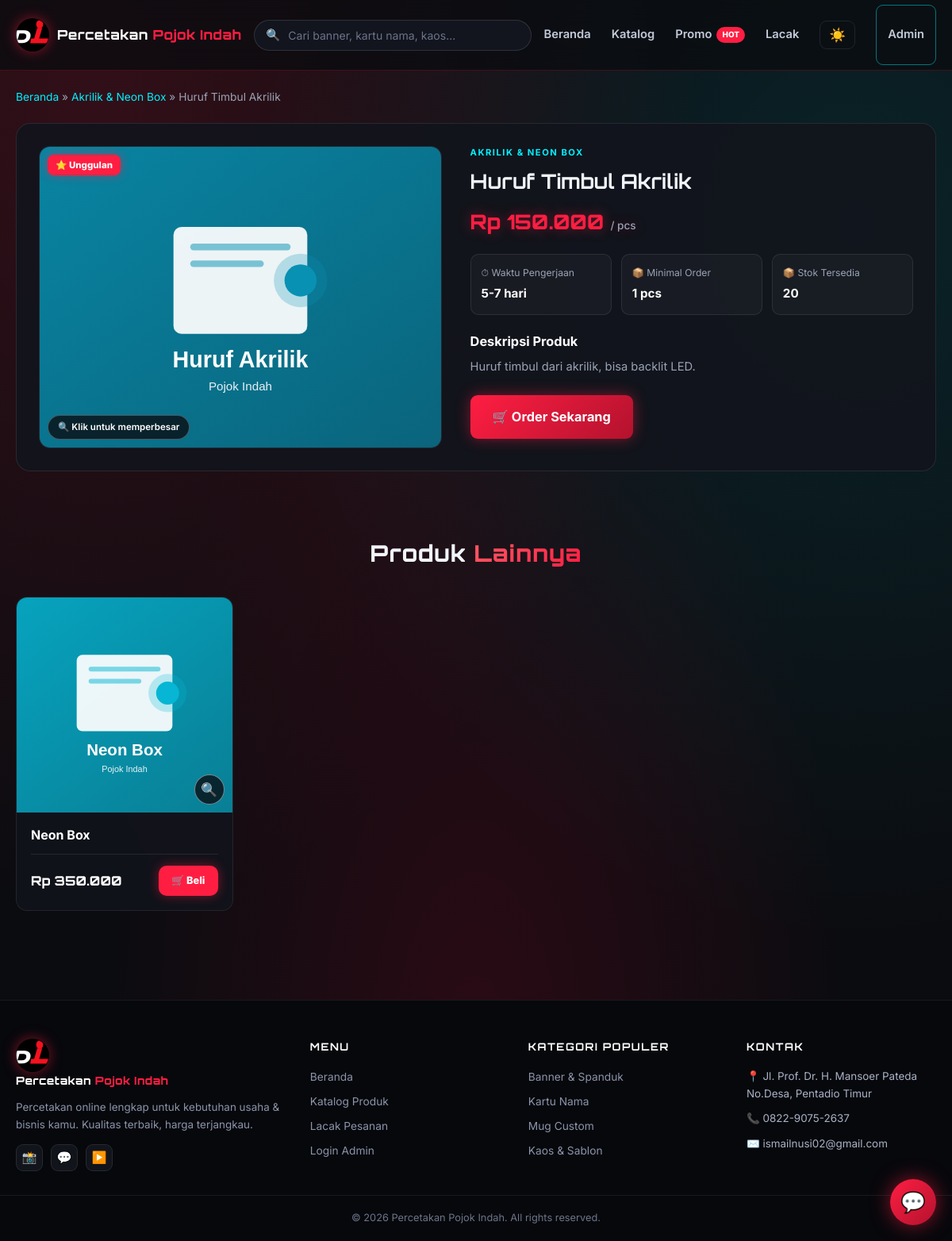
Page /product.php?id=25 on the committed database.
### tables this page shows
CREATE TABLE IF NOT EXISTS produk (
    id INT AUTO_INCREMENT PRIMARY KEY,
    id_kategori INT NOT NULL,
    nama_produk VARCHAR(200) NOT NULL,
    deskripsi TEXT,
    harga DECIMAL(12,0) NOT NULL DEFAULT 0,
    satuan VARCHAR(50) DEFAULT 'pcs',
    stok INT DEFAULT 0,
    minimal_order INT DEFAULT 1,
    waktu_pengerjaan VARCHAR(100) DEFAULT '1-2 hari',
    gambar VARCHAR(500) DEFAULT 'default.png',
    is_unggulan TINYINT(1) DEFAULT 0,
    is_aktif TINYINT(1) DEFAULT 1,
    created_at TIMESTAMP DEFAULT CURRENT_TIMESTAMP,
    FOREIGN KEY (id_kategori) REFERENCES kategori(id) ON DELETE CASCADE
);

CREATE TABLE IF NOT EXISTS kategori (
    id INT AUTO_INCREMENT PRIMARY KEY,
    nama_kategori VARCHAR(100) NOT NULL UNIQUE,
    icon VARCHAR(20) DEFAULT '📦',
    created_at TIMESTAMP DEFAULT CURRENT_TIMESTAMP
);

### config.php (called while the page is built, shortened)
<?php
function db_connect() {
    $conn = new mysqli(DB_HOST, DB_USER, DB_PASS);
    $conn->set_charset('utf8mb4');
    $conn->query("CREATE DATABASE IF NOT EXISTS `" . DB_NAME . "` CHARACTER SET utf8mb4 COLLATE utf8mb4_unicode_ci");
    return $conn;
}
$conn = db_connect();
function rupiah($angka) {
    return 'Rp ' . number_format((float)$angka, 0, ',', '.');
}
function teks_db($s) {
    $s = (string)$s;
    if (strpos($s, '\\') === false) {
        return $s;
    }
    return $s;
}
function q($sql) {
    global $conn;
    $res = $conn->query($sql);
    return $res;
}
function q_row($sql) {
    $res = q($sql);
    if ($res && $res->num_rows > 0) {
        return $res->fetch_assoc();
    }
    return null;
}
$conn->query("CREATE TABLE IF NOT EXISTS pengaturan (
    kunci VARCHAR(50) NOT NULL PRIMARY KEY,
    nilai TEXT
) ENGINE=InnoDB");
$conn->query("INSERT IGNORE INTO pengaturan (kunci, nilai) VALUES ('tema', 'gelap')");
$conn->query("INSERT IGNORE INTO pengaturan (kunci, nilai) VALUES ('app_url', '')");
$conn->query("INSERT IGNORE INTO pengaturan (kunci, nilai) VALUES ('recovery_q', '')");
$conn->query("INSERT IGNORE INTO pengaturan (kunci, nilai) VALUES ('recovery_a', '')");
function get_setting($kunci, $default = '') {
    global $conn;
    $k = $conn->real_escape_string((string)$kunci);
    $res = $conn->query("SELECT nilai FROM pengaturan WHERE kunci = '$k' LIMIT 1");
    if ($res && $res->num_rows > 0) {
        $row = $res->fetch_assoc();
        return $row['nilai'];
    }
    return $default;
}
$APP_TEMA = get_setting('tema', 'gelap');
function get_gallery($id_produk) {
    $id = (int)$id_produk;
    $res = q("SELECT * FROM produk_gambar WHERE id_produk = $id ORDER BY urutan ASC, id ASC");
    $out = array();
    return $out;
}
?>

### funcs/gambar.php (called while the page is built, shortened)
<?php
function get_gambar_list($produk) {
    $out = array();
    if (!empty($produk['id'])) {
        foreach (get_gallery((int)$produk['id']) as $g) {
            $out[] = $g['url'];
        }
    }
    if (empty($out)) {
        $out[] = get_gambar_src($produk);
    }
    return array_values(array_unique($out));
}
function get_gambar_src($produk) {
    if (!empty($produk['gambar'])) {
        $g = basename((string)$produk['gambar']);
    }
    $ket = strtolower((string)($produk['nama_produk'] ?? ''));
    $maps = array(
        'x-banner'   => 'x_banner.svg',
        'roll'       => 'roll_banner.svg',
        'backdrop'   => 'banner.svg',
        'kartu nama' => 'kartu_nama.svg',
        'brosur'     => 'brosur.svg',
        'flyer'      => 'flyer.svg',
        'leaflet'    => 'flyer.svg',
        'stiker'     => 'stiker.svg',
        'kaos'       => 'kaos.svg',
        'sablon'     => 'kaos.svg',
        'mug'        => 'mug.svg',
        'kalender'   => 'kalender.svg',
        'spanduk'    => 'spanduk.svg',
        'totebag'    => 'totebag.svg',
        'tote bag'   => 'totebag.svg',
        'pin'        => 'pin.svg',
        'lencana'    => 'pin.svg',
        'neon'       => 'neonbox.svg',
        'huruf'      => 'huruf.svg',
        'akrilik'    => 'huruf.svg',
        'banner'     => 'banner.svg',
    );
    foreach ($maps as $kata => $file) {
        if ($kata !== '' && strpos($ket, $kata) !== false) {
            return 'assets/img/' . $file;
        }
    }
    return 'assets/img/default.png';
}

### product.php (the view, shortened to what this page needs)
<?php
include 'config.php';
require 'funcs/gambar.php';
$id = intval($_GET['id']);
$p = q_row("SELECT p.*, k.nama_kategori, k.icon FROM produk p JOIN kategori k ON p.id_kategori = k.id WHERE p.id = $id AND p.is_aktif = 1");
$kat_id = (int)$p['id_kategori'];
$produk_lain = q("SELECT * FROM produk WHERE id_kategori = $kat_id AND id != $id AND is_aktif = 1 ORDER BY id DESC LIMIT 4");
$glist = get_gambar_list($p);
?>
<!DOCTYPE html>
<html lang="id">
<head>
    <link rel="stylesheet" href="assets/css/style.css?v=<?= filemtime('assets/css/style.css') ?>">
</head>
<body class="<?= $APP_TEMA === 'terang' ? 'terang' : '' ?>">
<header class="site-header">
    <div class="container header-inner">
        <a href="index.php" class="logo">
            <img src="assets/img/logo.svg" alt="Percetakan Pojok Indah" class="logo-img">
            <span class="logo-text">Percetakan <span>Pojok Indah</span></span>
        </a>
        <form method="get" action="index.php" class="header-search">
            <span class="search-icon">🔍</span>
            <input type="text" name="c" placeholder="Cari banner, kartu nama, kaos...">
        </form>
        <nav class="main-nav">
            <a href="index.php">Beranda</a>
            <a href="index.php#katalog">Katalog</a>
            <a href="index.php#promo">Promo<span class="nav-badge-hot">HOT</span></a>
            <a href="track.php">Lacak</a>
            <button type="button" class="theme-toggle theme-icon-only" onclick="toggleTema()" title="Ganti mode gelap / terang"><?= $APP_TEMA === 'terang' ? '🌙' : '☀️' ?></button>
            <a href="admin/" class="btn btn-outline btn-sm">Admin</a>
        </nav>
    </div>
</header>
<main>
    <div class="container">
        <div class="breadcrumb">
            <a href="index.php">Beranda</a> &raquo;
            <a href="index.php?kat=<?= $p['id_kategori'] ?>"><?= htmlspecialchars($p['nama_kategori']) ?></a> &raquo;
            <span><?= htmlspecialchars($p['nama_produk']) ?></span>
        </div>
        <div class="product-detail">
            <div>
                <div class="product-detail-img gal-main" onclick="lbOpen(GAL_IMGS, GAL_I, GAL_CAP)" title="Klik gambar untuk memperbesar">
                    <img id="galMain" src="<?= htmlspecialchars($glist[0]) ?>" alt="<?= htmlspecialchars($p['nama_produk']) ?>" onerror="this.onerror=null;this.src='assets/img/default.png'">
                    <?php if ($p['is_unggulan']): ?>
                        <span class="badge badge-featured">⭐ Unggulan</span>
                    <?php endif; ?>
                    <span class="gal-hint">🔍 Klik untuk memperbesar</span>
                </div>
            </div>
            <div class="product-detail-info">
                <div class="card-cat"><?= htmlspecialchars($p['nama_kategori']) ?></div>
                <h1><?= htmlspecialchars($p['nama_produk']) ?></h1>
                <p class="detail-price"><?= rupiah($p['harga']) ?> <small>/ <?= htmlspecialchars($p['satuan']) ?></small></p>
                <div class="detail-meta">
                    <div><span>⏱ Waktu Pengerjaan</span><strong><?= htmlspecialchars($p['waktu_pengerjaan']) ?></strong></div>
                    <div><span>📦 Minimal Order</span><strong><?= $p['minimal_order'] ?> <?= htmlspecialchars($p['satuan']) ?></strong></div>
                    <div><span>📦 Stok Tersedia</span><strong><?= $p['stok'] ?></strong></div>
                </div>
                <div class="detail-desc">
                    <h3>Deskripsi Produk</h3>
                    <?php
                    $__paras = preg_split("/\n\s*\n/", teks_db($p['deskripsi'] ?? ''));
                    $__paras = array_values(array_filter(array_map('trim', $__paras), function ($x) { return $x !== ''; }));
                    if (empty($__paras)) {
                        echo '<p>-</p>';
                    } else {
                        foreach ($__paras as $__par) {
                            echo '<p>' . nl2br(htmlspecialchars($__par)) . '</p>';
                        }
                    }
                    ?>
                </div>
                <a href="order.php?produk=<?= $p['id'] ?>" class="btn btn-primary btn-lg">🛒 Order Sekarang</a>
            </div>
        </div>
        <?php if ($produk_lain && $produk_lain->num_rows > 0): ?>
        <div class="section related">
            <div class="section-head">
                <h2>Produk <span class="text-gradient-red">Lainnya</span></h2>
            </div>
            <div class="grid grid-4">
                <?php while ($rp = $produk_lain->fetch_assoc()): ?>
                    <div class="card">
                        <div class="card-image">
                            <?php $rg = array(get_gambar_src($rp)); ?>
                            <?php $rgjson = htmlspecialchars(json_encode($rg), ENT_QUOTES, 'UTF-8'); ?>
                            <img class="card-photo zoomable" src="<?= get_gambar_src($rp) ?>" alt="<?= htmlspecialchars($rp['nama_produk']) ?>" data-imgs="<?= $rgjson ?>" data-title="<?= htmlspecialchars($rp['nama_produk']) ?>" title="Klik untuk memperbesar" onerror="this.onerror=null;this.src='assets/img/default.png'">
                            <button type="button" class="card-zoom" data-imgs="<?= $rgjson ?>" data-title="<?= htmlspecialchars($rp['nama_produk']) ?>" title="Perbesar gambar">🔍</button>
                        </div>
                        <div class="card-body">
                            <h3 class="card-title"><a href="product.php?id=<?= $rp['id'] ?>"><?= htmlspecialchars($rp['nama_produk']) ?></a></h3>
                            <div class="card-foot">
                                <div class="card-price"><?= rupiah($rp['harga']) ?></div>
                                <a href="order.php?produk=<?= $rp['id'] ?>" class="btn-buy">🛒 Beli</a>
                            </div>
                        </div>
                    </div>
                <?php endwhile; ?>
            </div>
        </div>
        <?php endif; ?>
    </div>
</main>
<footer class="site-footer" id="kontak">
    <div class="container footer-grid">
        <div class="footer-brand">
            <a href="index.php" class="logo">
                <img src="assets/img/logo.svg" alt="Percetakan Pojok Indah" class="logo-img">
                <span class="logo-text">Percetakan <span>Pojok Indah</span></span>
            </a>
            <p style="margin-top:12px">Percetakan online lengkap untuk kebutuhan usaha &amp; bisnis kamu. Kualitas terbaik, harga terjangkau.</p>
            <div class="social-row">
                <a href="#" title="Instagram">📸</a>
                <a href="#" title="WhatsApp">💬</a>
                <a href="#" title="YouTube">▶️</a>
            </div>
        </div>
        <div>
            <h4>Menu</h4>
            <a href="index.php">Beranda</a>
            <a href="index.php#katalog">Katalog Produk</a>
            <a href="track.php">Lacak Pesanan</a>
            <a href="admin/">Login Admin</a>
        </div>
        <div>
            <h4>Kategori Populer</h4>
            <a href="index.php?kat=1">Banner &amp; Spanduk</a>
            <a href="index.php?kat=2">Kartu Nama</a>
            <a href="index.php?kat=6">Mug Custom</a>
            <a href="index.php?kat=5">Kaos &amp; Sablon</a>
        </div>
        <div>
            <h4>Kontak</h4>
            <ul class="footer-contact" style="list-style:none">
                <li>📍 Jl. Prof. Dr. H. Mansoer Pateda No.Desa, Pentadio Timur</li>
                <li>📞 0822-9075-2637</li>
                <li>✉️ ismailnusi02@gmail.com</li>
            </ul>
        </div>
    </div>
    <div class="footer-bottom">
        <div class="container">&copy; <?= date('Y') ?> Percetakan Pojok Indah. All rights reserved.</div>
    </div>
</footer>
<?php include __DIR__ . '/partials/chat_widget.php'; ?>
</body>
</html>

### rows in the picture
produk: id_kategori.nama_kategori "Akrilik & Neon Box", nama_produk "Huruf Timbul Akrilik", id_kategori.nama_kategori "AKRILIK & NEON BOX", harga "Rp 150.000", satuan "pcs", waktu_pengerjaan "5-7 hari", minimal_order "1", stok "20", deskripsi "Huruf timbul dari akrilik, bisa backlit LED."
produk: nama_produk "Neon Box", harga "Rp 350.000"
